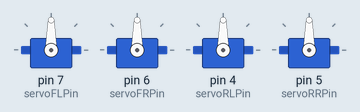
The sketch below on a simulated Arduino Uno, built with avr-gcc and run on an emulated ATmega328P. On the bench: 4 × servo. What the sketch prints to the serial monitor is not drawn.

Above: at 0.05 s.
Timing chart, 0 to 12.4 s (numbered marks = the images above):
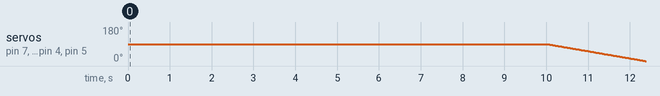

The sketch:

SteeringSensor.ino
```cpp
#include <Servo.h>

int servoFLPin = 7;
int servoFRPin = 6;
int servoRLPin = 4;
int servoRRPin = 5;

Servo servoFL;
Servo servoFR;
Servo servoRL;
Servo servoRR;

int zeroSteerFL = 90; // Calibrated zero-steer angle
int zeroSteerFR = 90; // Calibrated zero-steer angle
int zeroSteerRL = 90; // Calibrated zero-steer angle
int zeroSteerRR = 90; // Calibrated zero-steer angle

void setup()
{
  Serial.begin(115200); // Initialize the serial port
  servoFL.write(zeroSteerFL); // Initialize servo on power-up to zero-steer angle
  servoFR.write(zeroSteerFR); // Initialize servo on power-up to zero-steer angle
  servoRL.write(zeroSteerRL); // Initialize servo on power-up to zero-steer angle
  servoRR.write(zeroSteerRR); // Initialize servo on power-up to zero-steer angle
  servoFL.attach(servoFLPin); // Initialize the steering actuator
  servoFR.attach(servoFRPin); // Initialize the steering actuator
  servoRL.attach(servoRLPin); // Initialize the steering actuator
  servoRR.attach(servoRRPin); // Initialize the steering actuator
}

void loop()
{
  servoFL.write(zeroSteerFL);
  servoFR.write(zeroSteerFR);
  servoRL.write(zeroSteerRL);
  servoRR.write(zeroSteerRR);
  delay(10000); // Initialization delay

  for(int i=0; i<=3; i++){
    for(int steeringAngle=0; steeringAngle>-90; steeringAngle--){
      servoFL.write(zeroSteerFL+steeringAngle);
      servoFR.write(zeroSteerFR+steeringAngle);
      servoRL.write(zeroSteerRL+steeringAngle);
      servoRR.write(zeroSteerRR+steeringAngle);
      Serial.print("FL-Steering:"); Serial.print(zeroSteerFL+steeringAngle); Serial.print(","); Serial.print("FR-Steering:"); Serial.print(zeroSteerFR+steeringAngle); Serial.print(",");
      Serial.print("RL-Steering:"); Serial.print(zeroSteerRL+steeringAngle); Serial.print(","); Serial.print("RR-Steering:"); Serial.println(zeroSteerRR+steeringAngle);
      delay(25);
    }

    for(int steeringAngle=-90; steeringAngle<=90; steeringAngle++){
      servoFL.write(zeroSteerFL+steeringAngle);
      servoFR.write(zeroSteerFR+steeringAngle);
      servoRL.write(zeroSteerRL+steeringAngle);
      servoRR.write(zeroSteerRR+steeringAngle);
      Serial.print("FL-Steering:"); Serial.print(zeroSteerFL+steeringAngle); Serial.print(","); Serial.print("FR-Steering:"); Serial.print(zeroSteerFR+steeringAngle); Serial.print(",");
      Serial.print("RL-Steering:"); Serial.print(zeroSteerRL+steeringAngle); Serial.print(","); Serial.print("RR-Steering:"); Serial.println(zeroSteerRR+steeringAngle);
      delay(25);
    }

    for(int steeringAngle=90; steeringAngle>=0; steeringAngle--){
      servoFL.write(zeroSteerFL+steeringAngle);
      servoFR.write(zeroSteerFR+steeringAngle);
      servoRL.write(zeroSteerRL+steeringAngle);
      servoRR.write(zeroSteerRR+steeringAngle);
      Serial.print("FL-Steering:"); Serial.print(zeroSteerFL+steeringAngle); Serial.print(","); Serial.print("FR-Steering:"); Serial.print(zeroSteerFR+steeringAngle); Serial.print(",");
      Serial.print("RL-Steering:"); Serial.print(zeroSteerRL+steeringAngle); Serial.print(","); Serial.print("RR-Steering:"); Serial.println(zeroSteerRR+steeringAngle);
      delay(25);
    }
  }
}
```
